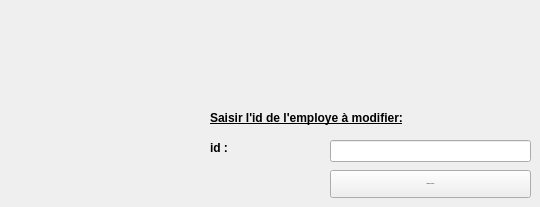
    <widget class="QWidget" name="tab_9">
     <attribute name="title">
      <string>Modifier employe</string>
     </attribute>
     <widget class="QLineEdit" name="lineEdit_14">
      <property name="geometry">
       <rect>
        <x>330</x>
        <y>140</y>
        <width>201</width>
        <height>22</height>
       </rect>
      </property>
     </widget>
     <widget class="QLabel" name="label_17">
      <property name="geometry">
       <rect>
        <x>210</x>
        <y>140</y>
        <width>101</width>
        <height>16</height>
       </rect>
      </property>
      <property name="font">
       <font>
        <pointsize>9</pointsize>
        <weight>75</weight>
        <bold>true</bold>
        <underline>false</underline>
       </font>
      </property>
      <property name="text">
       <string>id :</string>
      </property>
     </widget>
     <widget class="QLabel" name="label_18">
      <property name="geometry">
       <rect>
        <x>210</x>
        <y>110</y>
        <width>321</width>
        <height>16</height>
       </rect>
      </property>
      <property name="font">
       <font>
        <pointsize>9</pointsize>
        <weight>75</weight>
        <bold>true</bold>
        <underline>true</underline>
       </font>
      </property>
      <property name="text">
       <string>Saisir l'id de l'employe à modifier:</string>
      </property>
     </widget>
     <widget class="QPushButton" name="pushButton_2">
      <property name="geometry">
       <rect>
        <x>330</x>
        <y>170</y>
        <width>201</width>
        <height>28</height>
       </rect>
      </property>
      <property name="font">
       <font>
        <pointsize>-1</pointsize>
       </font>
      </property>
      <property name="text">
       <string>Modifier l'employe</string>
      </property>
     </widget>
    </widget>
